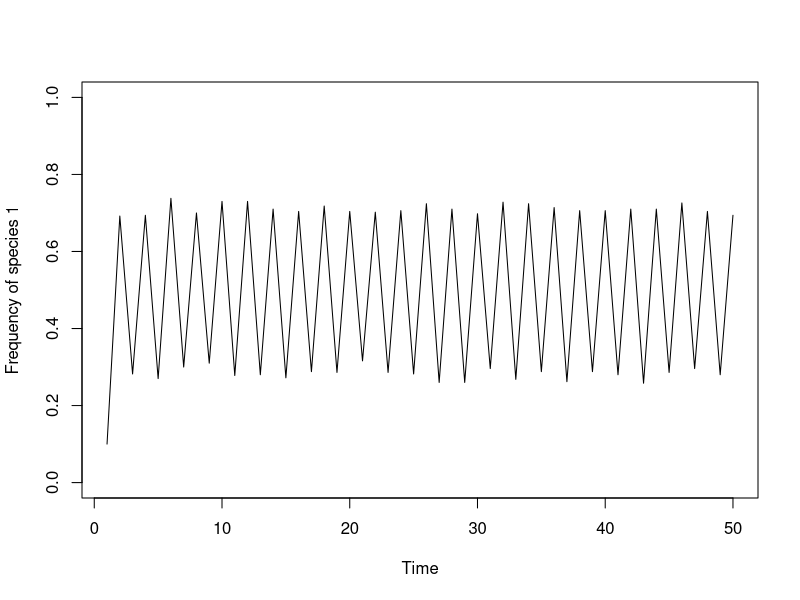

Write R code to recreate this figure.
#Molly Jenkins 
#Vellend ch. 6, Box 4 
# Description of the code.
# 
# This is the start of the first time loop, one loop for each year. 
# freq.1 at the start of the year is used to calculate fit.ratio and Pr.1, 
# which will remain constant for the whole year (a period of J deaths).

# for (i in 1:(num.years-1)) {
#   
#   freq.1 <- sum(COM==1)/J; freq.2 <- 1 - freq.1
#   fit.ratio <- exp(freq.dep*(freq.1-0.5) + log(fit.ratio.avg))
#   Pr.1 <- fit.ratio*freq.1/(fit.ratio*freq.1 + freq.2)

#   This is the second time loop, one loop for each of J deaths.

#   for (k in 1:J) {
#     COM[ceiling(J*runif(1))] <- sample(c(1,2), 1, prob=c(Pr.1,1-Pr.1))
#   }


#"Delayed" means that fitness is fixed for an entire "year", thus requiring two time loops instead of one. 
#Only one simulation is run here (i.e., there is no loop over num.sims)

## specify parameters, initial conditions, and output vector
num.years <- 50
freq.1.vec <- vector(length = num.years)

J <- 500
init.1 <- 0.1*J
COM <- vector(length = J)
COM[1:init.1] <- 1 #first 50 out of 500 vals = 1
COM[(init.1+1):J] <- 2 #remaining values out of 500 vals (in this case, 450) = 2
#instead of creating a loop with J*num.years deaths, two loops created

year <- 2

fit.ratio.avg <- 1
freq.dep <- -20 #strong negative freq dependence

## record data (frequency of species 1) for year 1
freq.1.vec[1] <- sum(COM==1)/J

## run simulation  
for (i in 1:(num.years-1)) { #for each year in set
  
  freq.1 <- sum(COM==1)/J;  #frequency of spp 1
  freq.2 <- 1 - freq.1   #freq of spp 2 is inversely proportional 
  fit.ratio <- exp(freq.dep*(freq.1-0.5) + log(fit.ratio.avg)) #how far away/past spp 1 is from equib 
  #determines whether it can continue on or bottlenecks, favoring spp 2
  
  Pr.1 <- fit.ratio*freq.1/(fit.ratio*freq.1 + freq.2) #which spp has the upper hand? 
  #if close to 1, spp 1, if close to 0, spp 2
  
  for (k in 1:J) {
    COM[ceiling(J*runif(1))] <- sample(c(1,2), 1, prob=c(Pr.1,1-Pr.1)) #accounting for random selection, 
    #probability that spp 1 will come out on top over spp 2 within a given year? 
    #puts off compounded probabilities/death effects to end of a given year 
  }
  
  ## record data
  freq.1.vec[year] <- sum(COM==1)/J
  year <- year + 1
}

## graph the results
plot1 = plot(1:num.years, freq.1.vec, type="l", xlab="Time", 
     ylab="Frequency of species 1", ylim=c(0,1))